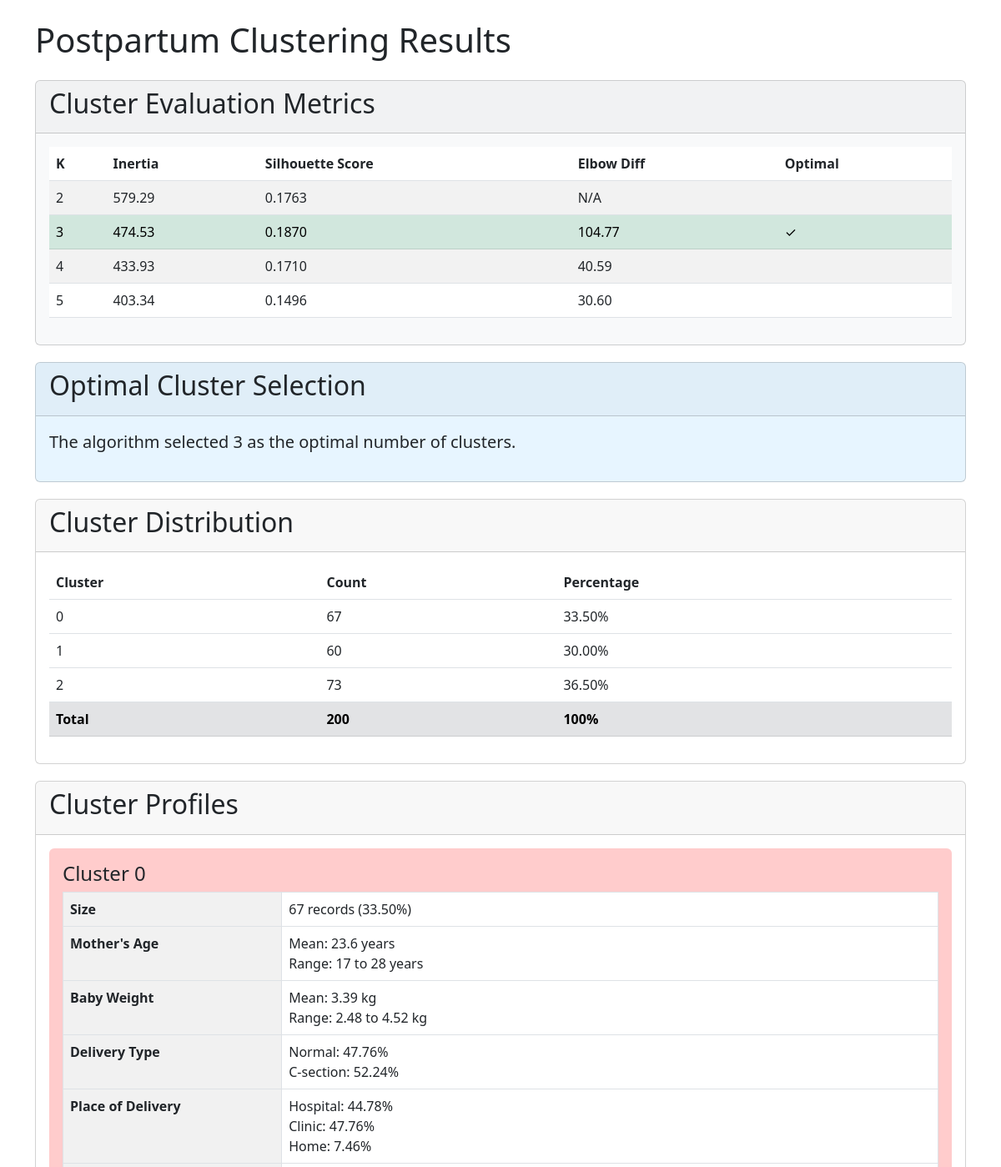
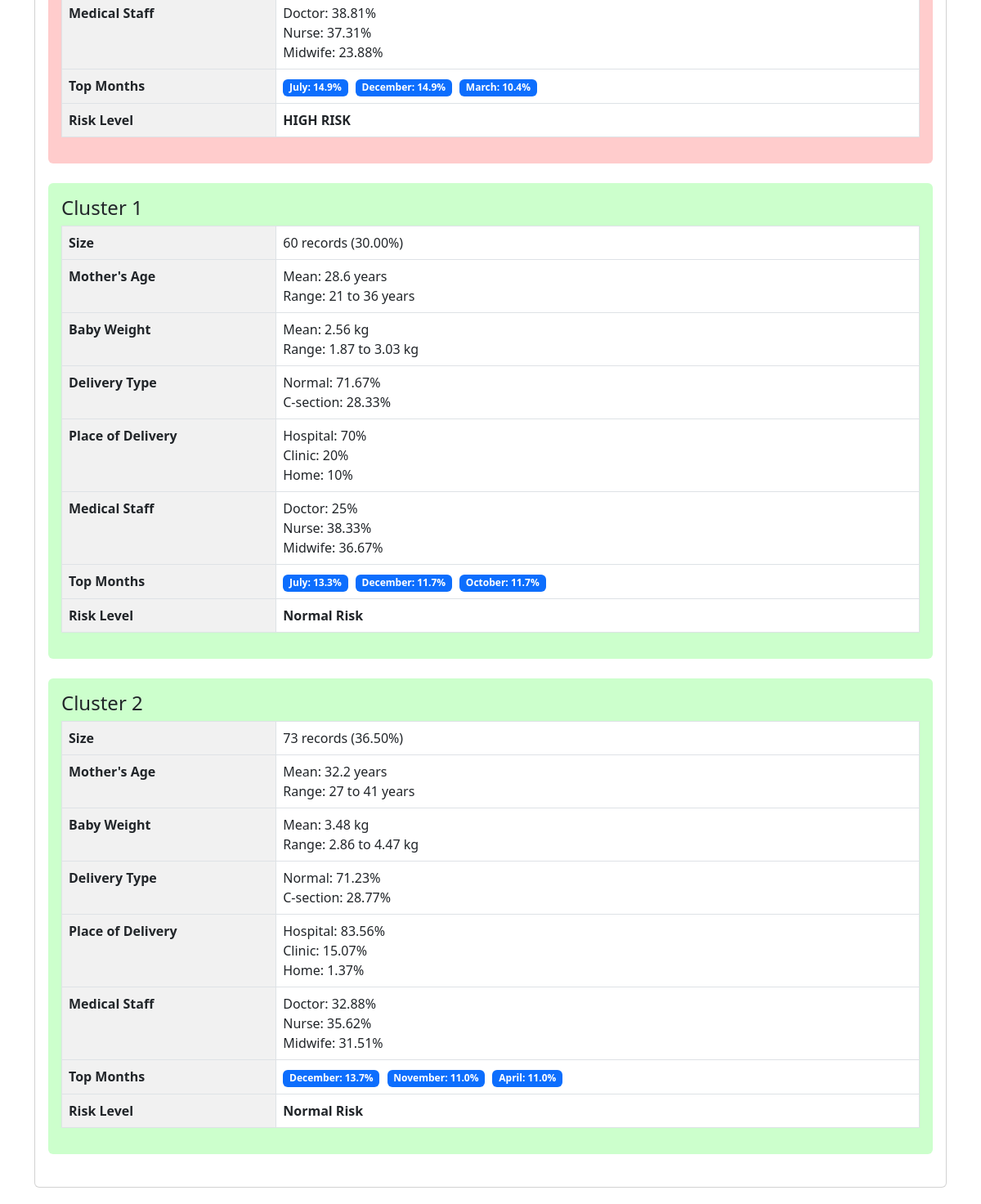
Page /healthapp/postpartumresult.php on the committed database (2 pictures, top to bottom).
### tables this page shows
CREATE TABLE `postpartum_clustering_metrics` (
  `k` bigint(20) DEFAULT NULL,
  `inertia` double DEFAULT NULL,
  `silhouette_score` double DEFAULT NULL,
  `elbow_diff` double DEFAULT NULL,
  `optimal_k` bigint(20) DEFAULT NULL
);

CREATE TABLE `postpartum_clustering_results` (
  `month` text DEFAULT NULL,
  `age_of_mother` bigint(20) DEFAULT NULL,
  `type_of_delivery` text DEFAULT NULL,
  `place_of_delivery` text DEFAULT NULL,
  `baby_weight` double DEFAULT NULL,
  `gender` text DEFAULT NULL,
  `medical_staff_attend` text DEFAULT NULL,
  `date_of_delivery` date DEFAULT NULL,
  `time_of_delivery` time DEFAULT NULL,
  `cluster` int(11) DEFAULT NULL
);

### healthapp/postpartumresult.php (the view, shortened to what this page needs)
<?php
$servername = "localhost";
$username = "admin";
$password = "healthdata123";
$dbname = "healthdata";
$conn = new mysqli($servername, $username, $password, $dbname);
$metrics_sql = "SELECT * FROM postpartum_clustering_metrics";
$metrics_result = $conn->query($metrics_sql);
$clusters_sql = "SELECT * FROM postpartum_clustering_results";
$clusters_result = $conn->query($clusters_sql);
$optimal_k_sql = "SELECT k FROM postpartum_clustering_metrics WHERE optimal_k = 1 LIMIT 1";
$optimal_k_result = $conn->query($optimal_k_sql);
$optimal_k_row = $optimal_k_result->fetch_assoc();
$optimal_k = $optimal_k_row['k'];
$cluster_profiles = array();
$cluster_counts = array();
$numeric_stats = array();
$categorical_stats = array();
$month_distribution = array();
for ($i = 0; $i < $optimal_k; $i++) {
    $cluster_profiles[$i] = array();
    $cluster_counts[$i] = 0;
    $numeric_stats[$i] = array(
        'age_sum' => 0,
        'age_count' => 0,
        'age_min' => PHP_INT_MAX,
        'age_max' => 0,
        'weight_sum' => 0,
        'weight_min' => PHP_INT_MAX,
        'weight_max' => 0
    );
    $categorical_stats[$i] = array(
        'type_of_delivery' => array('Normal' => 0, 'C-section' => 0),
        'place_of_delivery' => array('Hospital' => 0, 'Clinic' => 0, 'Home' => 0),
        'medical_staff_attend' => array('Doctor' => 0, 'Nurse' => 0, 'Midwife' => 0)
    );
    $month_distribution[$i] = array();
}
if ($clusters_result->num_rows > 0) {
    while($row = $clusters_result->fetch_assoc()) {
        $cluster = $row['cluster'];
        $cluster_counts[$cluster]++;
        $numeric_stats[$cluster]['age_sum'] += $row['age_of_mother'];
        $numeric_stats[$cluster]['age_count']++;
        $numeric_stats[$cluster]['age_min'] = min($numeric_stats[$cluster]['age_min'], $row['age_of_mother']);
        $numeric_stats[$cluster]['age_max'] = max($numeric_stats[$cluster]['age_max'], $row['age_of_mother']);
        $numeric_stats[$cluster]['weight_sum'] += $row['baby_weight'];
        $numeric_stats[$cluster]['weight_min'] = min($numeric_stats[$cluster]['weight_min'], $row['baby_weight']);
        $numeric_stats[$cluster]['weight_max'] = max($numeric_stats[$cluster]['weight_max'], $row['baby_weight']);
        $categorical_stats[$cluster]['type_of_delivery'][$row['type_of_delivery']]++;
        $categorical_stats[$cluster]['place_of_delivery'][$row['place_of_delivery']]++;
        $categorical_stats[$cluster]['medical_staff_attend'][$row['medical_staff_attend']]++;
        $month = $row['month'];
        if (!isset($month_distribution[$cluster][$month])) {
            $month_distribution[$cluster][$month] = 0;
        }
        $month_distribution[$cluster][$month]++;
    }
}
for ($i = 0; $i < $optimal_k; $i++) {
    $cluster_profiles[$i]['count'] = $cluster_counts[$i];
    $cluster_profiles[$i]['age_mean'] =
        $numeric_stats[$i]['age_sum'] / $numeric_stats[$i]['age_count'];
    $cluster_profiles[$i]['age_min'] = $numeric_stats[$i]['age_min'];
    $cluster_profiles[$i]['age_max'] = $numeric_stats[$i]['age_max'];
    $cluster_profiles[$i]['weight_mean'] =
        $numeric_stats[$i]['weight_sum'] / $numeric_stats[$i]['age_count'];
    $cluster_profiles[$i]['weight_min'] = $numeric_stats[$i]['weight_min'];
    $cluster_profiles[$i]['weight_max'] = $numeric_stats[$i]['weight_max'];
    $total = $cluster_counts[$i];
    foreach ($categorical_stats[$i] as $feature => $values) {
        foreach ($values as $category => $count) {
            $cluster_profiles[$i][$feature . '_' . $category] = round(($count / $total) * 100, 2);
        }
    }
    arsort($month_distribution[$i]);
    $cluster_profiles[$i]['top_months'] = array_slice($month_distribution[$i], 0, 3, true);
}
?>
<!DOCTYPE html>
<html lang="en">
<head>
    <link href="https://cdn.jsdelivr.net/npm/bootstrap@5.3.0/dist/css/bootstrap.min.css" rel="stylesheet">
</head>
<body>
    <div class="container mt-4">
        <h1 class="mb-4">Postpartum Clustering Results</h1>
        <div class="card metric-card">
            <div class="card-header">
                <h2>Cluster Evaluation Metrics</h2>
            </div>
            <div class="card-body">
                <div class="table-responsive">
                    <table class="table table-striped">
                        <thead>
                            <tr>
                                <th>K</th>
                                <th>Inertia</th>
                                <th>Silhouette Score</th>
                                <th>Elbow Diff</th>
                                <th>Optimal</th>
                            </tr>
                        </thead>
                        <tbody>
                            <?php while($row = $metrics_result->fetch_assoc()): ?>
                            <tr <?= $row['optimal_k'] ? 'class="table-success"' : '' ?>>
                                <td><?= $row['k'] ?></td>
                                <td><?= number_format($row['inertia'], 2) ?></td>
                                <td><?= number_format($row['silhouette_score'], 4) ?></td>
                                <td><?= $row['elbow_diff'] ? number_format($row['elbow_diff'], 2) : 'N/A' ?></td>
                                <td><?= $row['optimal_k'] ? '✓' : '' ?></td>
                            </tr>
                            <?php endwhile; ?>
                        </tbody>
                    </table>
                </div>
            </div>
        </div>
        <div class="card optimal-card">
            <div class="card-header">
                <h2>Optimal Cluster Selection</h2>
            </div>
            <div class="card-body">
                <p class="lead">The algorithm selected <strong><?= $optimal_k ?></strong> as the optimal number of clusters.</p>
            </div>
        </div>
        <div class="card">
            <div class="card-header">
                <h2>Cluster Distribution</h2>
            </div>
            <div class="card-body">
                <div class="table-responsive">
                    <table class="table">
                        <thead>
                            <tr>
                                <th>Cluster</th>
                                <th>Count</th>
                                <th>Percentage</th>
                            </tr>
                        </thead>
                        <tbody>
                            <?php
                            $total = array_sum($cluster_counts);
                            foreach ($cluster_counts as $cluster => $count):
                                $percentage = ($count / $total) * 100;
                            ?>
                            <tr>
                                <td><?= $cluster ?></td>
                                <td><?= $count ?></td>
                                <td><?= number_format($percentage, 2) ?>%</td>
                            </tr>
                            <?php endforeach; ?>
                            <tr class="table-secondary">
                                <td><strong>Total</strong></td>
                                <td><strong><?= $total ?></strong></td>
                                <td><strong>100%</strong></td>
                            </tr>
                        </tbody>
                    </table>
                </div>
            </div>
        </div>
        <div class="card">
            <div class="card-header">
                <h2>Cluster Profiles</h2>
            </div>
            <div class="card-body">
                <?php foreach ($cluster_profiles as $cluster => $profile):
                    $risk_level = ($profile['type_of_delivery_C-section'] > 40 ||
                                 $profile['place_of_delivery_Home'] > 20 ||
                                 $profile['age_mean'] < 20 ||
                                 $profile['weight_mean'] < 2.5) ? 'high-risk' : 'normal-risk';
                ?>
                <div class="mb-4 <?= $risk_level ?> p-3 rounded">
                    <h4>Cluster <?= $cluster ?></h4>
                    <div class="table-responsive">
                        <table class="table table-bordered profile-table">
                            <tr>
                                <th width="25%">Size</th>
                                <td><?= $profile['count'] ?> records (<?= number_format(($profile['count'] / $total) * 100, 2) ?>%)</td>
                            </tr>
                            <tr>
                                <th>Mother's Age</th>
                                <td>
                                    Mean: <?= number_format($profile['age_mean'], 1) ?> years<br>
                                    Range: <?= $profile['age_min'] ?> to <?= $profile['age_max'] ?> years
                                </td>
                            </tr>
                            <tr>
                                <th>Baby Weight</th>
                                <td>
                                    Mean: <?= number_format($profile['weight_mean'], 2) ?> kg<br>
                                    Range: <?= number_format($profile['weight_min'], 2) ?> to <?= number_format($profile['weight_max'], 2) ?> kg
                                </td>
                            </tr>
                            <tr>
                                <th>Delivery Type</th>
                                <td>
                                    Normal: <?= $profile['type_of_delivery_Normal'] ?>%<br>
                                    C-section: <?= $profile['type_of_delivery_C-section'] ?>%
                                </td>
                            </tr>
                            <tr>
                                <th>Place of Delivery</th>
                                <td>
                                    Hospital: <?= $profile['place_of_delivery_Hospital'] ?>%<br>
                                    Clinic: <?= $profile['place_of_delivery_Clinic'] ?>%<br>
                                    Home: <?= $profile['place_of_delivery_Home'] ?>%
                                </td>
                            </tr>
                            <tr>
                                <th>Medical Staff</th>
                                <td>
                                    Doctor: <?= $profile['medical_staff_attend_Doctor'] ?>%<br>
                                    Nurse: <?= $profile['medical_staff_attend_Nurse'] ?>%<br>
                                    Midwife: <?= $profile['medical_staff_attend_Midwife'] ?>%
                                </td>
                            </tr>
                            <tr>
                                <th>Top Months</th>
                                <td>
                                    <?php foreach ($profile['top_months'] as $month => $count):
                                        $pct = ($count / $profile['count']) * 100;
                                    ?>
                                    <span class="badge bg-primary month-badge">
                                        <?= $month ?>: <?= number_format($pct, 1) ?>%
                                    </span>
                                    <?php endforeach; ?>
                                </td>
                            </tr>
                            <tr>
                                <th>Risk Level</th>
                                <td class="fw-bold">
                                    <?= $risk_level == 'high-risk' ? 'HIGH RISK' : 'Normal Risk' ?>
                                </td>
                            </tr>
                        </table>
                    </div>
                </div>
                <?php endforeach; ?>
            </div>
        </div>
    </div>
</body>
</html>

### healthapp/postpartumresult.php (style rules this page uses)
.card { margin-bottom: 20px; }
.metric-card { background-color: #f8f9fa; }
.optimal-card { background-color: #e7f5ff; }
.profile-table th { background-color: #f1f1f1; }
.month-badge { margin-right: 5px; }
.high-risk { background-color: #ffcccc; }
.normal-risk { background-color: #ccffcc; }

### rows in the picture
postpartum_clustering_metrics: k "2", inertia "579.29", silhouette_score "0.1763", shows "N/A"
postpartum_clustering_metrics: k "3", inertia "474.53", silhouette_score "0.1870", elbow_diff "104.77"
postpartum_clustering_metrics: k "4", inertia "433.93", silhouette_score "0.1710", elbow_diff "40.59"
postpartum_clustering_metrics: k "5", inertia "403.34", silhouette_score "0.1496", elbow_diff "30.60"
postpartum_clustering_results: month "October", pct "11.7"

### other values in the picture
$cluster "0"
$count "67"
$percentage "33.50"
$cluster "1"
$count "60"
$percentage "30.00"
$cluster "2"
$count "73"
$percentage "36.50"
$total "200"
$profile['count'] "67"
$profile['age_mean'] "23.6"
$profile['age_min'] "17"
$profile['age_max'] "28"
$profile['weight_mean'] "3.39"
